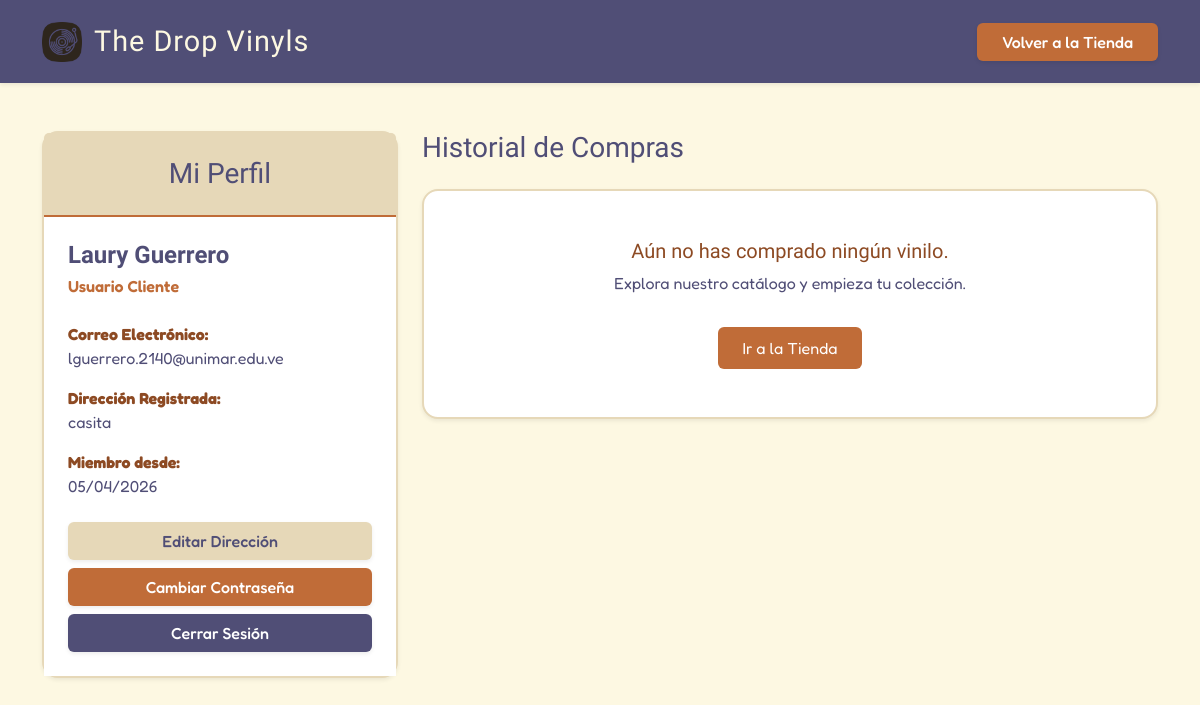
The app's page /Usuarios/perfil/perfil.php (signed in), older data.
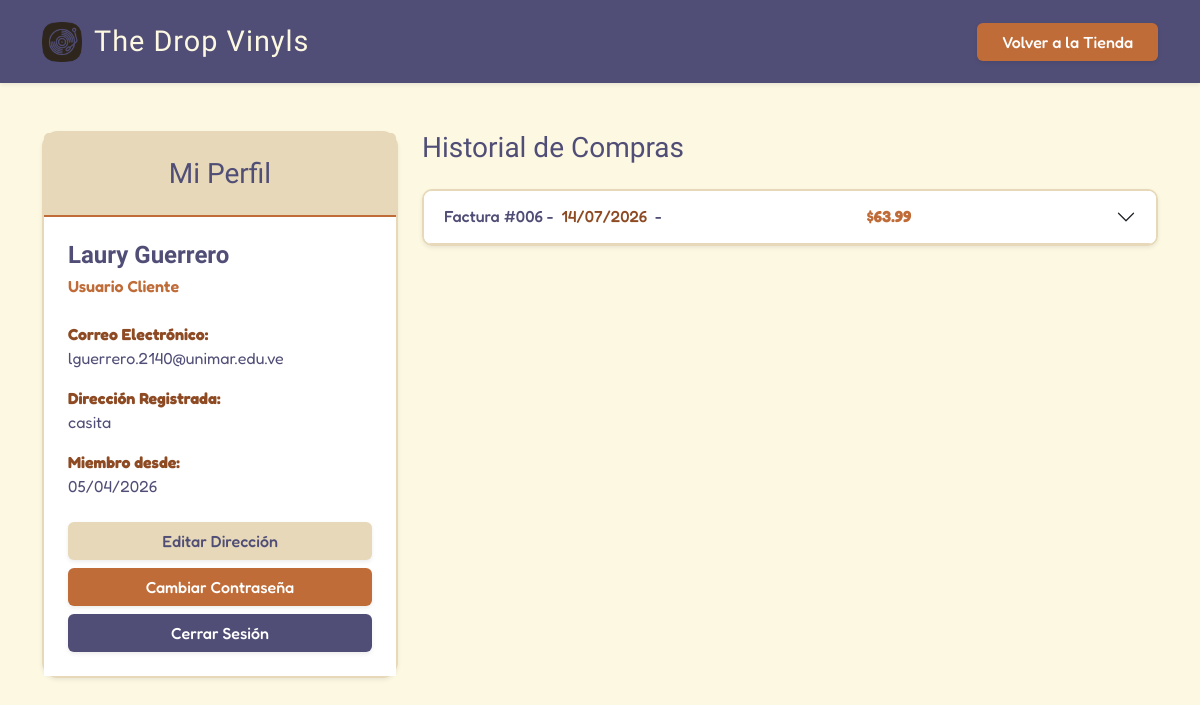
The same page, newer data.
### tables this page shows
CREATE TABLE `usuarios` (
  `id` int(11) NOT NULL,
  `nombre` varchar(50) NOT NULL,
  `apellido` varchar(50) NOT NULL,
  `correo` varchar(100) NOT NULL,
  `direccion` varchar(255) DEFAULT NULL,
  `pais` varchar(100) DEFAULT NULL,
  `ciudad` varchar(100) DEFAULT NULL,
  `estado_provincia` varchar(100) DEFAULT NULL,
  `codigo_postal` varchar(20) DEFAULT NULL,
  `telefono` varchar(20) DEFAULT NULL,
  `contrasena` varchar(255) NOT NULL,
  `rol` enum('admin','cliente') DEFAULT 'cliente',
  `estado_cuenta` enum('activo','suspendido') DEFAULT 'activo',
  `intentos_fallidos` int(11) DEFAULT 0,
  `bloqueado_hasta` datetime DEFAULT NULL,
  `fecha_registro` timestamp NOT NULL DEFAULT current_timestamp()
);

CREATE TABLE `facturas` (
  `id` int(11) NOT NULL,
  `id_usuario` int(11) NOT NULL,
  `precio_final` decimal(10,2) NOT NULL,
  `estado` enum('creado','pagado','cancelado') DEFAULT 'creado',
  `fecha_emision` timestamp NOT NULL DEFAULT current_timestamp()
);

### Usuarios/perfil/perfil.php (the view, shortened to what this page needs)
<?php
$host = getenv("DB_HOST") ?: "localhost"; $user = "root"; $pass = ""; $db = "the_drop_vinyls";
$conn = new mysqli($host, $user, $pass, $db);
$id_usuario = $_SESSION['usuario_id'];
$stmt_user = $conn->prepare("SELECT nombre, apellido, correo, rol, fecha_registro, direccion, pais, ciudad, estado_provincia, codigo_postal, telefono FROM usuarios WHERE id = ?");
$stmt_user->bind_param("i", $id_usuario);
$stmt_user->execute();
$datos_usuario = $stmt_user->get_result()->fetch_assoc();
$stmt_facturas = $conn->prepare("SELECT id, precio_final, fecha_emision FROM facturas WHERE id_usuario = ? ORDER BY fecha_emision DESC");
$stmt_facturas->bind_param("i", $id_usuario);
$stmt_facturas->execute();
$resultado_facturas = $stmt_facturas->get_result();
?>
<!DOCTYPE html>
<html lang="es">
<head>
    <link href="https://cdn.jsdelivr.net/npm/bootstrap@5.3.2/dist/css/bootstrap.min.css" rel="stylesheet">
</head>
<body style="background-color: #FDF8E2; font-family: 'Fredoka', sans-serif; color: #504E76;">
<nav class="navbar navbar-expand-lg shadow-sm" style="background-color: #504E76; padding: 15px 0;">
    <div class="container">
        <a class="navbar-brand d-flex align-items-center" href="../index.php" style="font-family: 'Righteous', sans-serif; color: #FDF8E2; font-size: 1.8rem; letter-spacing: 1px;">
            <img src="../../assets/LOGO.png" alt="Logo The Drop Vinyls" style="height: 40px; margin-right: 12px; object-fit: contain;">
            The Drop Vinyls
        </a>
        <div class="collapse navbar-collapse" id="navbarContenido">
            <ul class="navbar-nav ms-auto mb-2 mb-lg-0 align-items-center">
                <li class="nav-item">
                    <a class="btn text-white fw-medium shadow-sm px-4" href="../index.php" style="background-color: #C06C38;" onmouseover="this.style.backgroundColor='#8D4A23'" onmouseout="this.style.backgroundColor='#C06C38'">Volver a la Tienda</a>
                </li>
            </ul>
        </div>
    </div>
</nav>
<div class="container my-5">
    <div class="row">
        <div class="col-lg-4 mb-4">
            <div class="card shadow-sm border-0 rounded-4" style="border: 2px solid #E6D8B8 !important;">
                <div class="card-header text-center p-4" style="background-color: #E6D8B8; border-bottom: 2px solid #C06C38 !important;">
                    <h3 class="m-0" style="font-family: 'Righteous', sans-serif; color: #504E76;">Mi Perfil</h3>
                </div>
                <div class="card-body p-4 bg-white">
                    <h5 class="fw-bold mb-1" style="color: #504E76; font-family: 'Righteous', sans-serif; font-size: 1.5rem;">
                        <?php echo htmlspecialchars($datos_usuario['nombre'] . ' ' . $datos_usuario['apellido']); ?>
                    </h5>
                    <p class="mb-4" style="color: #C06C38; font-weight: 600;">
                        Usuario <?php echo ucfirst(htmlspecialchars($datos_usuario['rol'])); ?>
                    </p>
                    <div class="mb-3">
                     <span class="d-block fw-bold" style="color: #8D4A23;">Correo Electrónico:</span>
                     <span style="color: #504E76;"><?php echo htmlspecialchars($datos_usuario['correo']); ?></span>
                 </div>
                 <div class="mb-3">
                     <span class="d-block fw-bold" style="color: #8D4A23;">Dirección Registrada:</span>
                     <span style="color: #504E76;">
                        <?php echo htmlspecialchars($datos_usuario['direccion'] ?? 'Sin dirección registrada'); ?><br>
                     </span>
                 </div>
                    <div class="mb-4">
                        <span class="d-block fw-bold" style="color: #8D4A23;">Miembro desde:</span>
                        <span style="color: #504E76;"><?php echo date("d/m/Y", strtotime($datos_usuario['fecha_registro'])); ?></span>
                    </div>
                    <div class="d-grid gap-2">
                        <button class="btn fw-medium shadow-sm" style="background-color: #E6D8B8; color: #504E76;" data-bs-toggle="modal" data-bs-target="#modalDatos">Editar Dirección</button>
                        <button class="btn fw-medium text-white shadow-sm" style="background-color: #C06C38;" data-bs-toggle="modal" data-bs-target="#modalPass">Cambiar Contraseña</button>
                        <a href="../../login.php" class="btn fw-medium text-white shadow-sm" style="background-color: #504E76;">Cerrar Sesión</a>
                    </div>
                </div>
            </div>
        </div>
        <div class="col-lg-8">
            <h3 class="mb-4" style="font-family: 'Righteous', sans-serif; color: #504E76;">Historial de Compras</h3>
            <?php if ($resultado_facturas->num_rows > 0): ?>
                <div class="accordion shadow-sm" id="accordionCompras" style="border: 2px solid #E6D8B8; border-radius: 10px; overflow: hidden;">
                    <?php while($factura = $resultado_facturas->fetch_assoc()): ?>
                        <div class="accordion-item border-0 border-bottom" style="border-color: #E6D8B8 !important;">
                            <h2 class="accordion-header" id="heading<?php echo $factura['id']; ?>">
                                <button class="accordion-button collapsed fw-medium" type="button" data-bs-toggle="collapse" data-bs-target="#collapse<?php echo $factura['id']; ?>" aria-expanded="false" aria-controls="collapse<?php echo $factura['id']; ?>" style="background-color: white; color: #504E76; box-shadow: none;">
                                    Factura #00<?php echo $factura['id']; ?> - <span class="mx-2" style="color: #8D4A23;"><?php echo date("d/m/Y", strtotime($factura['fecha_emision'])); ?></span> - <span class="ms-auto fw-bold" style="color: #C06C38;">$<?php echo number_format($factura['precio_final'], 2); ?></span>
                                </button>
                            </h2>
                        </div>
                    <?php endwhile; ?>
                </div>
            <?php else: ?>
                <div class="card bg-white border-0 shadow-sm p-5 text-center rounded-4" style="border: 2px solid #E6D8B8 !important;">
                    <h5 style="color: #8D4A23; font-family: 'Righteous', sans-serif;">Aún no has comprado ningún vinilo.</h5>
                    <p style="color: #504E76;">Explora nuestro catálogo y empieza tu colección.</p>
                    <a href="../index.php" class="btn text-white mt-3 mx-auto px-4 py-2" style="background-color: #C06C38; max-width: 200px;" onmouseover="this.style.backgroundColor='#8D4A23'" onmouseout="this.style.backgroundColor='#C06C38'">Ir a la Tienda</a>
                </div>
            <?php endif; ?>
        </div>
    </div>
</div>
</body>
</html>

Row changes from the older to the newer data that the page shows:
added facturas: id "6", fecha_emision "14/07/2026", precio_final "63.99"
Text that changed along with them:
text no longer shown: "Aún no has comprado ningún vinilo. Explora nuestro catálogo y empieza tu colección. Ir a la Tienda"
